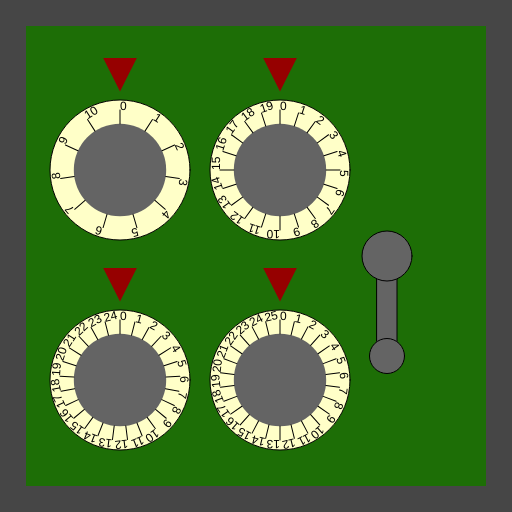
Frame 1 (no input)
Frame 60 (no input): identical to frame 1, image omitted
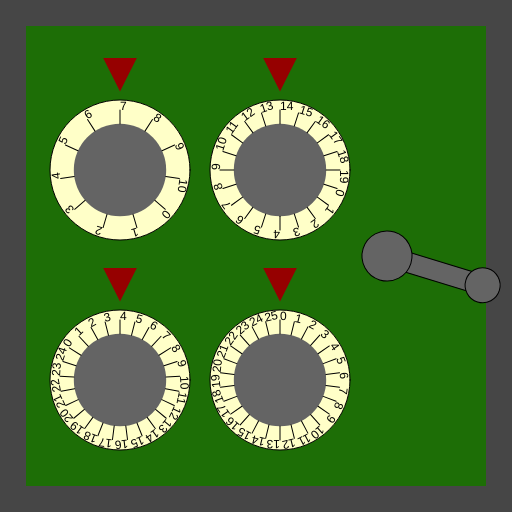
Frame 120 (the mouse pressed at the canvas centre since frame 60)

The p5.js sketch that drew these frames (run headless with seeded random() and noise() and a simulated clock; from frame 60 on, the mouse is pressed at the canvas centre):

// p5.js sketch
// ── sketch.js
/*

Officer: 9737215
CaseNum: 303-2-18382599-9737215

Case 303 - The Case of the Crooked Attorney
Stage 3 - The Gates Bank

I’ve made an appointment for you at the Gates Bank to retrieve your safe deposit box from the vault.
Actually you will break into Torvalds’ one.

Crack the safe by doing the following:

	When the mouse button is pressed:
	- Make Secret_locker_val_0 equal to the value of mouseX
	- Use the 'constrain' function to prevent Secret_locker_val_0 from falling below 2 and going above 7

	When the mouse button is pressed:
	- Decrement Secret_locker_val_1 by 3
	- Use the 'max' function to prevent Secret_locker_val_1 from falling below 4

	When the mouse button is pressed:
	- Make Secret_locker_val_2 equal to the value of mouseX
	- Use the 'constrain' function to prevent Secret_locker_val_2 from falling below 1 and going above 14

	When the mouse button is released:
	- Increment Secret_locker_val_3 by 3
	- Use the 'constrain' function to prevent Secret_locker_val_3 from falling below 5 and going above 21

	When the mouse button is pressed:
	- Make Secret_locker_val_4 equal to the value of mouseY
	- Use the 'min' function to prevent Secret_locker_val_4 from going above 73



This time you'll need to create the relevant event handlers yourself.

There are many possible ways of investigating this case, but you
should use ONLY the following commands:

	- The assignment operator aka. the equals sign !
	- mouseX, mouseY
	- Incrementing +=
	- Decrementing -=
	- min, max
	- constrain

*/

//declare the variables

var Secret_locker_val_0;
var Secret_locker_val_1;
var Secret_locker_val_2;
var Secret_locker_val_3;
var Secret_locker_val_4;


function preload()
{
	//IMAGES WILL BE LOADED HERE

}

function setup()
{
	createCanvas(512,512);

	//initialise the variables
	Secret_locker_val_0 = 0;
	Secret_locker_val_1 = 0;
	Secret_locker_val_2 = 0;
	Secret_locker_val_3 = 0;
	Secret_locker_val_4 = 0;

}

///////////////////EVENT HANDLERS///////////////////

//Create event handlers here to open the safe ...
// When the mouse button is pressed:
// 	- Make Secret_locker_val_0 equal to the value of mouseX
// 	- Use the 'constrain' function to prevent Secret_locker_val_0 from falling below 2 and going above 7
function mousePressed(){
	Secret_locker_val_0 = constrain(mouseX, 2, 7);
	Secret_locker_val_1 = max(Secret_locker_val_1 -= 3, 4);
	Secret_locker_val_2 = constrain(mouseX, 1, 14);
	Secret_locker_val_4 = min(mouseY, 73);
}
function mouseReleased(){
	Secret_locker_val_3 = constrain(Secret_locker_val_3 += 3, 5, 21);
}
// 	When the mouse button is pressed:
// 	- Decrement Secret_locker_val_1 by 3
// 	- Use the 'max' function to prevent Secret_locker_val_1 from falling below 4

// 	When the mouse button is pressed:
// 	- Make Secret_locker_val_2 equal to the value of mouseX
// 	- Use the 'constrain' function to prevent Secret_locker_val_2 from falling below 1 and going above 14

// 	When the mouse button is released:
// 	- Increment Secret_locker_val_3 by 3
// 	- Use the 'constrain' function to prevent Secret_locker_val_3 from falling below 5 and going above 21

// 	When the mouse button is pressed:
// 	- Make Secret_locker_val_4 equal to the value of mouseY
// 	- Use the 'min' function to prevent Secret_locker_val_4 from going above 73

///////////////DO NOT CHANGE CODE BELOW THIS POINT///////////////////

function draw()
{

	//Draw the safe door
	background(70);
	noStroke();
	fill(29,110,6);
	rect(26,26,width-52,width-52);

	//Draw the combination dials
	push();
	translate(120,170);
	drawDial(140,Secret_locker_val_0, 11);
	pop();

	push();
	translate(120,380);
	drawDial(140,Secret_locker_val_1, 25);
	pop();

	push();
	translate(280,170);
	drawDial(140,Secret_locker_val_2, 20);
	pop();

	push();
	translate(280,380);
	drawDial(140,Secret_locker_val_3, 26);
	pop();

	//Draw the lever
	push();
	translate(width - 125,256);
	drawLever(Secret_locker_val_4);
	pop();


}

function drawDial(diameter,num,maxNum)
{
	//the combination lock

	var r = diameter * 0.5;
	var p = r * 0.6;

	stroke(0);
	fill(255,255,200);
	ellipse(0,0,diameter,diameter);
	fill(100);
	noStroke();
	ellipse(0,0,diameter*0.66,diameter*0.66);
	fill(150,0,0);
	triangle(
		-p * 0.4,-r-p,
		p * 0.4,-r-p,
		0,-r-p/5
	);

	noStroke();

	push();
	var inc = 360/maxNum;

	rotate(radians(-num * inc));
	for(var i = 0; i < maxNum; i++)
	{
		push();
		rotate(radians(i * inc));
		stroke(0);
		line(0,-r*0.66,0,-(r-10));
		noStroke();
		fill(0);
		text(i,0,-(r-10));
		pop();
	}

	pop();
}

function drawLever(rot)
{
	push();
	rotate(radians(-rot))
	stroke(0);
	fill(100);
	rect(-10,0,20,100);
	ellipse(0,0,50,50);
	ellipse(0,100,35,35);
	pop();
}
